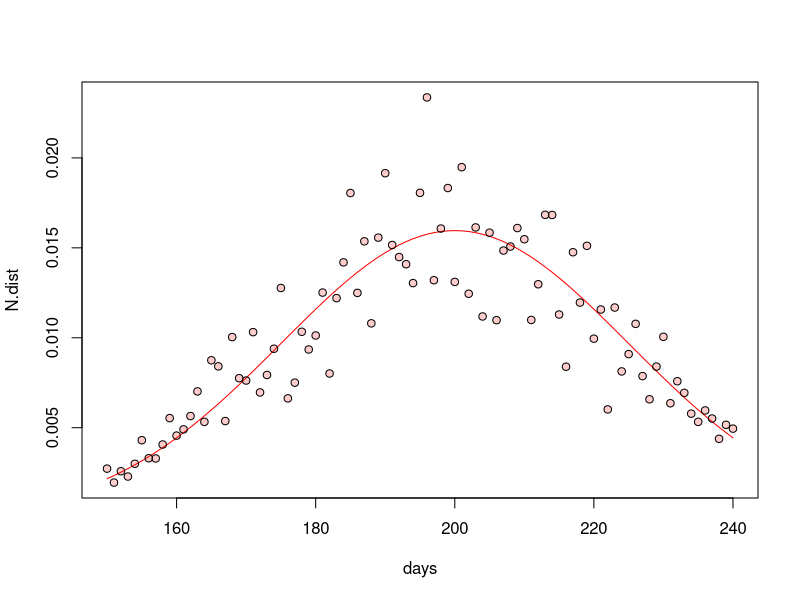

Reproduce this figure in R. (Note: this script raises an error after producing the figure.)
#==================================================================================================
#Project Name: NCEAS SIZE AT AGE - Generalized Additive Models
#Creator: Curry James Cunningham, NOAA/NMFS, ABL
#Date: 4.19.17
#
#Purpose: Evaluate Changes in Size at Age Using Generalized Additive Mixed Models
#
# 1) 
#
#
#==================================================================================================
#NOTES:
#  a) 
#
#==================================================================================================


days <- 150:240
n.days <- length(days)



#Distribution parameters
mu <- 200
sd <- 25

proc.sigma <- 0.2


#Parameters for trend across season
int <- 550
slp <- -2

#Generate size trend
size.trend <- int + slp*(days-mean(days))

#Define sampling periods


dates.pds <- matrix(c(160,170,
                      175,180,
                      185,190,
                      200,220), nrow=4, ncol=2, byrow=TRUE)

n.pds <- nrow(dates.pds)

#Samples per period
n.samps <- c(100,100,100,100)

if(length(n.samps)!=n.pds) { stop('#Number of Sampling periods does not equal length of sample sizes') }


#Arrival trend
N.dist <- dnorm(days, mu, sd)
N <- N.dist * rlnorm(n.days, 0-((proc.sigma^2)/2), proc.sigma)


#Plot Arrival and sampling Process
y.lim <- c(min(N.dist,N),max(N.dist,N))
plot(x=days, y=N.dist, type='l', col='red', ylim=y.lim)
points(x=days, y=N, pch=21, bg=rgb(1,0,0,alpha=0.2))

#Plot the blocks
i <- 1
for(i in 1:n.pds) {
  polygon(x=c(dates.pds[i,1], dates.pds[i,1], dates.pds[i,2], dates.pds[i,2]), y=c(ylim, rev(ylim)), col=rgb(1,1,1,alpha=0.1))
}

errbar ()

















